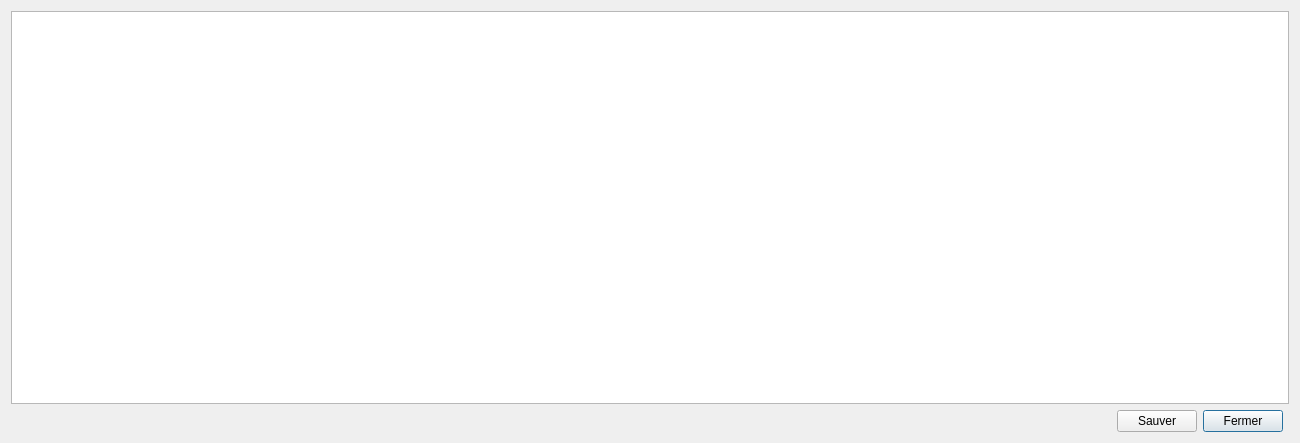
<?xml version="1.0" encoding="UTF-8"?>
<ui version="4.0">
 <class>dView</class>
 <widget class="QDialog" name="dView">
  <property name="geometry">
   <rect>
    <x>0</x>
    <y>0</y>
    <width>1300</width>
    <height>443</height>
   </rect>
  </property>
  <property name="minimumSize">
   <size>
    <width>1300</width>
    <height>0</height>
   </size>
  </property>
  <property name="windowTitle">
   <string>Dialog</string>
  </property>
  <layout class="QGridLayout" name="gridLayout">
   <item row="0" column="0" colspan="4">
    <widget class="QTextBrowser" name="view"/>
   </item>
   <item row="1" column="0">
    <spacer name="horizontalSpacer">
     <property name="orientation">
      <enum>Qt::Horizontal</enum>
     </property>
     <property name="sizeHint" stdset="0">
      <size>
       <width>209</width>
       <height>20</height>
      </size>
     </property>
    </spacer>
   </item>
   <item row="1" column="2">
    <widget class="QPushButton" name="bclose">
     <property name="text">
      <string>Fermer</string>
     </property>
    </widget>
   </item>
   <item row="1" column="1">
    <widget class="QPushButton" name="bsave">
     <property name="text">
      <string>Sauver</string>
     </property>
    </widget>
   </item>
  </layout>
 </widget>
 <resources/>
 <connections/>
</ui>
